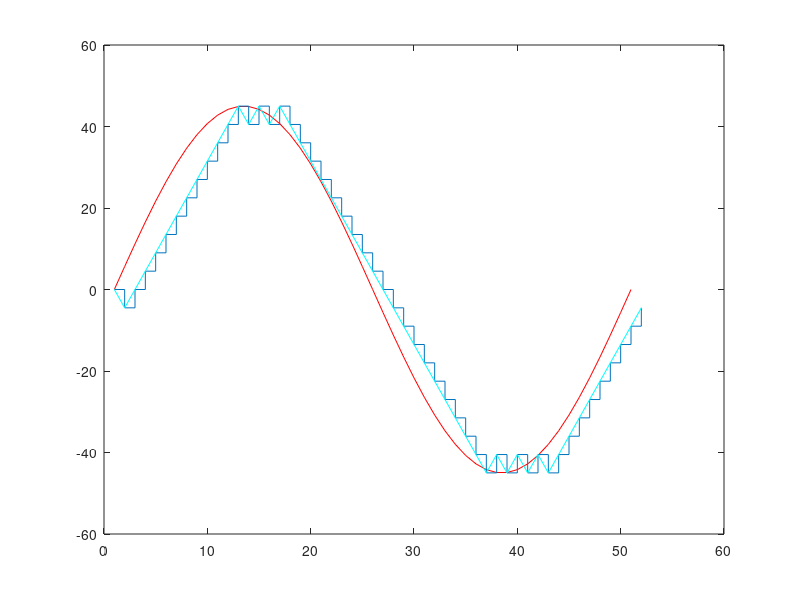

Source code (MATLAB):
clc;
clear all;
close all;
a=45;
t=0:2*pi/50:2*pi;
x=a*sin(t);
l=length(x);
plot(x,'r');
delta=4.5;
hold on
xn=0;
for i=1:l;
if x(i)>xn(i)
d(i)=1;
xn(i+1)=xn(i)+delta;
else
d(i)=0; xn(i+1)=xn(i)-delta;
end
end
stairs(xn) %Modulation part
hold on
for i=1:d
if d(i)>xn(i)
d(i)=0;
xn(i+1)=xn(i)-delta;
else
d(i)=1; xn(i+1)=xn(i)+delta; %demodulation part
end
end
plot(xn,'c'); %plot delta graph